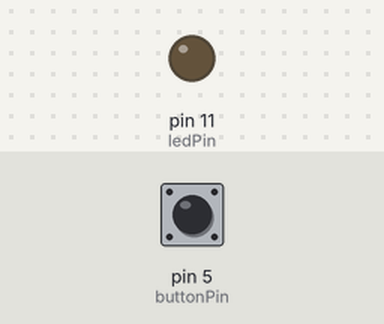
Recording of a sketch running on a simulated Arduino Uno, built with avr-gcc and run on an emulated ATmega328P. On the bench: output pins drawn as LEDs (lit = HIGH). Dashed ring = blinking. Inputs (shaded band) come from the test bench; at power-on: pin 5 (buttonPin) LOW.

Above: at 1.2 s.
1.3 s: pin 5 (buttonPin) pulled HIGH for 1 s
At 1.45 s:
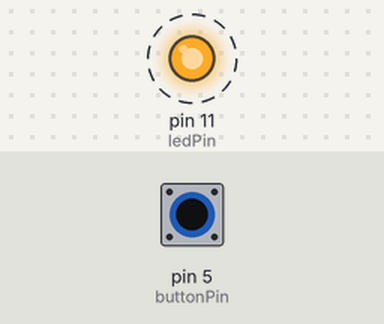
4.3 s: pin 5 (buttonPin) pulled HIGH for 3.2 s
At 8.5 s:
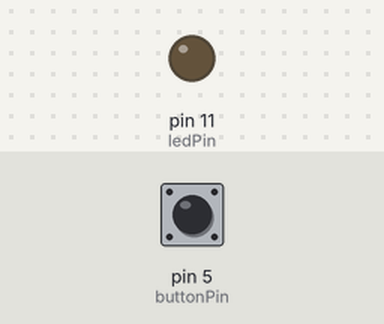
Timing chart, 0 to 10.0 s (numbered marks = the images above; inputs shaded):
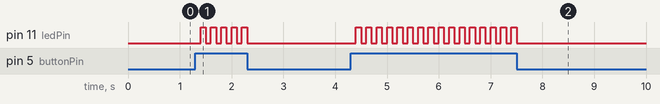

The sketch:

taster-led-2.ino
```cpp
/*
   Script to control a led via button ...
   v1.0.0
   @author Michael
*/

// 1. Declaration of variables
int ledPin = 11; // numbers
int buttonPin = 5;

boolean buttonState; // true/false values
boolean ledState;


// 2. Setup while board starts
void setup() {

  pinMode(ledPin, OUTPUT);
  pinMode(buttonPin, INPUT);

  buttonState = digitalRead(buttonPin);
  ledState = LOW;

}

// 3. Code runs while board has current
//    16 000 times per second!
// 200ms 16 000/5 = 3 300
void loop() {

  digitalWrite(ledPin, ledState);
  buttonState = digitalRead(buttonPin);

  // Condition!
  if (buttonState == HIGH) {

  // ! (not) is a logical operator, that inverses a boolean value
  ledState = !ledState;
  delay(100);
/*
    if ( ledState == HIGH) {
      ledState = LOW;
    } else {
      ledState = HIGH;
    }
*/

  } else {}


}
```

Measured:
- after the input at 1.3 s, pin 11 (ledPin): alternates HIGH for 0.10 s and LOW for 0.10 s, 10 changes in all, then stays LOW, starting after 0.10 s
- after the input at 4.3 s, pin 11 (ledPin): alternates HIGH for 0.10 s and LOW for 0.10 s, 32 changes in all, then stays LOW, starting after 0.10 s
